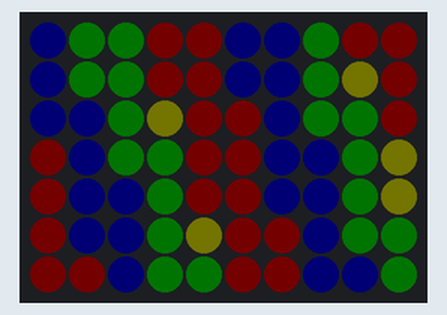
Simulated run of this sketch. Board: Arduino Uno, built with avr-gcc and run on an emulated ATmega328P. On the bench: 10×7 RGB LED matrix (first LED top left, wired row by row). Dim RGB values are drawn brighter than linear.

Above: at 0.09 s.
At 4.89 s:
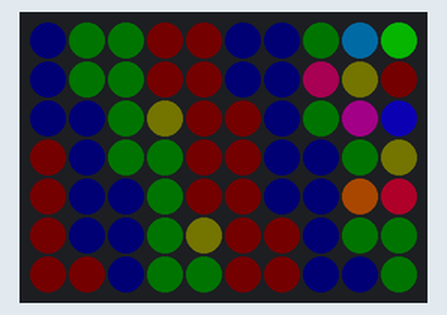
At 9.89 s:
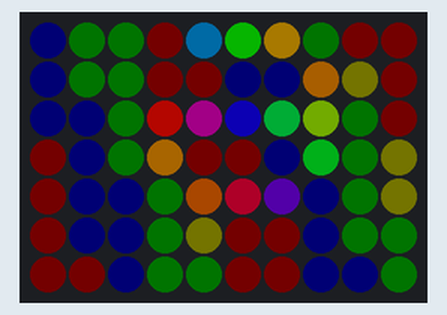
At 19.69 s:
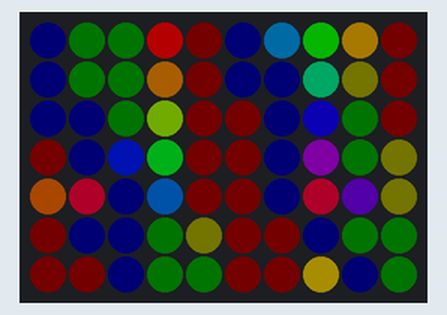
At 29.49 s:
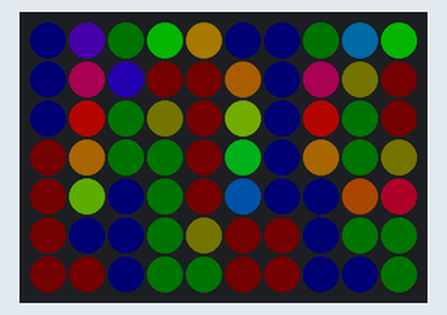
At 39.39 s:
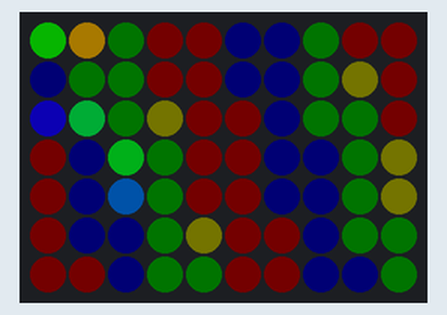

The sketch:

TextRainbow.ino
```cpp
#include <FastLED.h>

#define LED_PIN  6

#define COLOR_ORDER RGB
#define CHIPSET     WS2811

#define BRIGHTNESS 64

#define  MESSAGE "This is a little message inclubing a typo. If you can read this, you stared long enough onto these pixels to actually read all of it."

// Helper functions for an two-dimensional XY matrix of pixels.
// Simple 2-D demo code is included as well.
//
//     XY(x,y) takes x and y coordinates and returns an LED index number,
//             for use like this:  leds[ XY(x,y) ] == CRGB::Red;
//             No error checking is performed on the ranges of x and y.
//
//     XYsafe(x,y) takes x and y coordinates and returns an LED index number,
//             for use like this:  leds[ XY(x,y) ] == CRGB::Red;
//             Error checking IS performed on the ranges of x and y, and an
//             index of "-1" is returned.  Special instructions below
//             explain how to use this without having to do your own error
//             checking every time you use this function.
//             This is a slightly more advanced technique, and
//             it REQUIRES SPECIAL ADDITIONAL setup, described below.


// Params for width and height
const uint8_t kMatrixWidth = 10;
const uint8_t kMatrixHeight = 7;

// Param for different pixel layouts
const bool    kMatrixSerpentineLayout = true;
// Set 'kMatrixSerpentineLayout' to false if your pixels are
// laid out all running the same way, like this:
//
//     0 >  1 >  2 >  3 >  4
//                         |
//     .----<----<----<----'
//     |
//     5 >  6 >  7 >  8 >  9
//                         |
//     .----<----<----<----'
//     |
//    10 > 11 > 12 > 13 > 14
//                         |
//     .----<----<----<----'
//     |
//    15 > 16 > 17 > 18 > 19
//
// Set 'kMatrixSerpentineLayout' to true if your pixels are
// laid out back-and-forth, like this:
//
//     0 >  1 >  2 >  3 >  4
//                         |
//                         |
//     9 <  8 <  7 <  6 <  5
//     |
//     |
//    10 > 11 > 12 > 13 > 14
//                        |
//                        |
//    19 < 18 < 17 < 16 < 15
//
// Bonus vocabulary word: anything that goes one way
// in one row, and then backwards in the next row, and so on
// is call "boustrophedon", meaning "as the ox plows."


// This function will return the right 'led index number' for
// a given set of X and Y coordinates on your matrix.
// IT DOES NOT CHECK THE COORDINATE BOUNDARIES.
// That's up to you.  Don't pass it bogus values.
//
// Use the "XY" function like this:
//
//    for( uint8_t x = 0; x < kMatrixWidth; x++) {
//      for( uint8_t y = 0; y < kMatrixHeight; y++) {
//
//        // Here's the x, y to 'led index' in action:
//        leds[ XY( x, y) ] = CHSV( random8(), 255, 255);
//
//      }
//    }
//
//
uint16_t XY( uint8_t x, uint8_t y)
{
  uint16_t i;

  if ( kMatrixSerpentineLayout == false) {
    i = (y * kMatrixWidth) + x;
  }

  if ( kMatrixSerpentineLayout == true) {
    if ( !(y & 0x01)) {
      // Odd rows run backwards
      uint8_t reverseX = (kMatrixWidth - 1) - x;
      i = (y * kMatrixWidth) + reverseX;
    } else {
      // Even rows run forwards
      i = (y * kMatrixWidth) + x;
    }
  }

  return i;
}


// Once you've gotten the basics working (AND NOT UNTIL THEN!)
// here's a helpful technique that can be tricky to set up, but
// then helps you avoid the needs for sprinkling array-bound-checking
// throughout your code.
//
// It requires a careful attention to get it set up correctly, but
// can potentially make your code smaller and faster.
//
// Suppose you have an 8 x 5 matrix of 40 LEDs.  Normally, you'd
// delcare your leds array like this:
//    CRGB leds[40];
// But instead of that, declare an LED buffer with one extra pixel in
// it, "leds_plus_safety_pixel".  Then declare "leds" as a pointer to
// that array, but starting with the 2nd element (id=1) of that array:
//    CRGB leds_with_safety_pixel[41];
//    const CRGB* leds( leds_plus_safety_pixel + 1);
// Then you use the "leds" array as you normally would.
// Now "leds[0..N]" are aliases for "leds_plus_safety_pixel[1..(N+1)]",
// AND leds[-1] is now a legitimate and safe alias for leds_plus_safety_pixel[0].
// leds_plus_safety_pixel[0] aka leds[-1] is now your "safety pixel".
//
// Now instead of using the XY function above, use the one below, "XYsafe".
//
// If the X and Y values are 'in bounds', this function will return an index
// into the visible led array, same as "XY" does.
// HOWEVER -- and this is the trick -- if the X or Y values
// are out of bounds, this function will return an index of -1.
// And since leds[-1] is actually just an alias for leds_plus_safety_pixel[0],
// it's a totally safe and legal place to access.  And since the 'safety pixel'
// falls 'outside' the visible part of the LED array, anything you write
// there is hidden from view automatically.
// Thus, this line of code is totally safe, regardless of the actual size of
// your matrix:
//    leds[ XYsafe( random8(), random8() ) ] = CHSV( random8(), 255, 255);
//
// The only catch here is that while this makes it safe to read from and
// write to 'any pixel', there's really only ONE 'safety pixel'.  No matter
// what out-of-bounds coordinates you write to, you'll really be writing to
// that one safety pixel.  And if you try to READ from the safety pixel,
// you'll read whatever was written there last, reglardless of what coordinates
// were supplied.

#define NUM_LEDS (kMatrixWidth * kMatrixHeight)
CRGB leds_plus_safety_pixel[ NUM_LEDS + 1];
CRGB* leds( leds_plus_safety_pixel + 1);

uint16_t XYsafe( int x, int y)
{
  if ( x >= kMatrixWidth) return -1;
  if ( y >= kMatrixHeight) return -1;
  if ( x < 0) return -1;
  if ( y < 0) return -1;
  return XY(x, y);
}


static unsigned char Font5x7[] = {
  0x00, 0x00, 0x00, 0x00, 0x00,// (space)
  0x00, 0x00, 0x5F, 0x00, 0x00,// !
  0x00, 0x07, 0x00, 0x07, 0x00,// "
  0x14, 0x7F, 0x14, 0x7F, 0x14,// #
  0x24, 0x2A, 0x7F, 0x2A, 0x12,// $
  0x23, 0x13, 0x08, 0x64, 0x62,// %
  0x36, 0x49, 0x55, 0x22, 0x50,// &
  0x00, 0x05, 0x03, 0x00, 0x00,// '
  0x00, 0x1C, 0x22, 0x41, 0x00,// (
  0x00, 0x41, 0x22, 0x1C, 0x00,// )
  0x08, 0x2A, 0x1C, 0x2A, 0x08,// *
  0x08, 0x08, 0x3E, 0x08, 0x08,// +
  0x00, 0x50, 0x30, 0x00, 0x00,// ,
  0x08, 0x08, 0x08, 0x08, 0x08,// -
  0x00, 0x60, 0x60, 0x00, 0x00,// .
  0x20, 0x10, 0x08, 0x04, 0x02,// /
  0x3E, 0x51, 0x49, 0x45, 0x3E,// 0
  0x00, 0x42, 0x7F, 0x40, 0x00,// 1
  0x42, 0x61, 0x51, 0x49, 0x46,// 2
  0x21, 0x41, 0x45, 0x4B, 0x31,// 3
  0x18, 0x14, 0x12, 0x7F, 0x10,// 4
  0x27, 0x45, 0x45, 0x45, 0x39,// 5
  0x3C, 0x4A, 0x49, 0x49, 0x30,// 6
  0x01, 0x71, 0x09, 0x05, 0x03,// 7
  0x36, 0x49, 0x49, 0x49, 0x36,// 8
  0x06, 0x49, 0x49, 0x29, 0x1E,// 9
  0x00, 0x36, 0x36, 0x00, 0x00,// :
  0x00, 0x56, 0x36, 0x00, 0x00,// ;
  0x00, 0x08, 0x14, 0x22, 0x41,// <
  0x14, 0x14, 0x14, 0x14, 0x14,// =
  0x41, 0x22, 0x14, 0x08, 0x00,// >
  0x02, 0x01, 0x51, 0x09, 0x06,// ?
  0x32, 0x49, 0x79, 0x41, 0x3E,// @
  0x7E, 0x11, 0x11, 0x11, 0x7E,// A
  0x7F, 0x49, 0x49, 0x49, 0x36,// B
  0x3E, 0x41, 0x41, 0x41, 0x22,// C
  0x7F, 0x41, 0x41, 0x22, 0x1C,// D
  0x7F, 0x49, 0x49, 0x49, 0x41,// E
  0x7F, 0x09, 0x09, 0x01, 0x01,// F
  0x3E, 0x41, 0x41, 0x51, 0x32,// G
  0x7F, 0x08, 0x08, 0x08, 0x7F,// H
  0x00, 0x41, 0x7F, 0x41, 0x00,// I
  0x20, 0x40, 0x41, 0x3F, 0x01,// J
  0x7F, 0x08, 0x14, 0x22, 0x41,// K
  0x7F, 0x40, 0x40, 0x40, 0x40,// L
  0x7F, 0x02, 0x04, 0x02, 0x7F,// M
  0x7F, 0x04, 0x08, 0x10, 0x7F,// N
  0x3E, 0x41, 0x41, 0x41, 0x3E,// O
  0x7F, 0x09, 0x09, 0x09, 0x06,// P
  0x3E, 0x41, 0x51, 0x21, 0x5E,// Q
  0x7F, 0x09, 0x19, 0x29, 0x46,// R
  0x46, 0x49, 0x49, 0x49, 0x31,// S
  0x01, 0x01, 0x7F, 0x01, 0x01,// T
  0x3F, 0x40, 0x40, 0x40, 0x3F,// U
  0x1F, 0x20, 0x40, 0x20, 0x1F,// V
  0x7F, 0x20, 0x18, 0x20, 0x7F,// W
  0x63, 0x14, 0x08, 0x14, 0x63,// X
  0x03, 0x04, 0x78, 0x04, 0x03,// Y
  0x61, 0x51, 0x49, 0x45, 0x43,// Z
  0x00, 0x00, 0x7F, 0x41, 0x41,// [
  0x02, 0x04, 0x08, 0x10, 0x20,// "\"
  0x41, 0x41, 0x7F, 0x00, 0x00,// ]
  0x04, 0x02, 0x01, 0x02, 0x04,// ^
  0x40, 0x40, 0x40, 0x40, 0x40,// _
  0x00, 0x01, 0x02, 0x04, 0x00,// `
  0x20, 0x54, 0x54, 0x54, 0x78,// a
  0x7F, 0x48, 0x44, 0x44, 0x38,// b
  0x38, 0x44, 0x44, 0x44, 0x20,// c
  0x38, 0x44, 0x44, 0x48, 0x7F,// d
  0x38, 0x54, 0x54, 0x54, 0x18,// e
  0x08, 0x7E, 0x09, 0x01, 0x02,// f
  0x08, 0x14, 0x54, 0x54, 0x3C,// g
  0x7F, 0x08, 0x04, 0x04, 0x78,// h
  0x00, 0x44, 0x7D, 0x40, 0x00,// i
  0x20, 0x40, 0x44, 0x3D, 0x00,// j
  0x00, 0x7F, 0x10, 0x28, 0x44,// k
  0x00, 0x41, 0x7F, 0x40, 0x00,// l
  0x7C, 0x04, 0x18, 0x04, 0x78,// m
  0x7C, 0x08, 0x04, 0x04, 0x78,// n
  0x38, 0x44, 0x44, 0x44, 0x38,// o
  0x7C, 0x14, 0x14, 0x14, 0x08,// p
  0x08, 0x14, 0x14, 0x18, 0x7C,// q
  0x7C, 0x08, 0x04, 0x04, 0x08,// r
  0x48, 0x54, 0x54, 0x54, 0x20,// s
  0x04, 0x3F, 0x44, 0x40, 0x20,// t
  0x3C, 0x40, 0x40, 0x20, 0x7C,// u
  0x1C, 0x20, 0x40, 0x20, 0x1C,// v
  0x3C, 0x40, 0x30, 0x40, 0x3C,// w
  0x44, 0x28, 0x10, 0x28, 0x44,// x
  0x0C, 0x50, 0x50, 0x50, 0x3C,// y
  0x44, 0x64, 0x54, 0x4C, 0x44,// z
  0x00, 0x08, 0x36, 0x41, 0x00,// {
  0x00, 0x00, 0x7F, 0x00, 0x00,// |
  0x00, 0x41, 0x36, 0x08, 0x00,// }
  0x08, 0x08, 0x2A, 0x1C, 0x08,// ->
  0x08, 0x1C, 0x2A, 0x08, 0x08 // <-
};


// Demo that USES "XY" follows code below

void loop()
{
  uint32_t ms = millis();
  ms = ms & 0x0003FFFF;
  int length = strlen(MESSAGE) * 6 + 20;
  if (ms / 100 <= length) {
    DrawTextOneFrame(ms / 100 % length);
  } else {
    int32_t yHueDelta32 = ((int32_t)cos16( ms * (27 / 1) ) * (350 / kMatrixWidth));
    int32_t xHueDelta32 = ((int32_t)cos16( ms * (39 / 1) ) * (310 / kMatrixHeight));
    DrawRainbowOneFrame( ms / 65536, yHueDelta32 / 32768, xHueDelta32 / 32768);
  }
  FastLED.show();
}

void Clear() {
  for ( byte y = 0; y < kMatrixHeight; y++) {
    for ( byte x = 0; x < kMatrixWidth; x++) {
      leds[ XYsafe(x, y)]  = CHSV((16*y)+(47*x), 255, 42);
    }
  }
}

unsigned char* Char(unsigned char* font, char c) {
  return &font[(c - 32) * 5];
}

void DrawText(char *text, int x, int y) {
  for (int i = 0; i < strlen(text); i++) {
    DrawSprite(Char(Font5x7, text[i]), 5, x + i * 6, y);
  }
}

void DrawTextOneFrame(int xOffset) {
  Clear();
  DrawText(MESSAGE, 10 - xOffset, 0);
}

void DrawSprite(unsigned char* sprite, int length, int xOffset, int yOffset) {
  //  leds[ XYsafe(x, y) ] = CHSV(0, 0, 255);
  for ( byte y = 0; y < 7; y++) {
    for ( byte x = 0; x < 5; x++) {
      bool on = (sprite[x] >> (6 - y) & 1) * 255;
      if (on) {
        leds[ XYsafe(x + xOffset, y + yOffset)]  = CHSV( (36*y)+(47*x), 255, 255 );
      }
    }
  }
}


void DrawRainbowOneFrame( byte startHue8, int8_t yHueDelta8, int8_t xHueDelta8) {
  byte lineStartHue = startHue8;
  for ( byte y = 0; y < kMatrixHeight; y++) {
    lineStartHue += yHueDelta8;
    byte pixelHue = lineStartHue;
    for ( byte x = 0; x < kMatrixWidth; x++) {
      pixelHue += xHueDelta8;
      leds[ XY(x, y)]  = CHSV( pixelHue, 255, 255);
    }
  }
}

void setup() {
  FastLED.addLeds<CHIPSET, LED_PIN, COLOR_ORDER>(leds, NUM_LEDS);
  FastLED.setBrightness( BRIGHTNESS );
}
```
